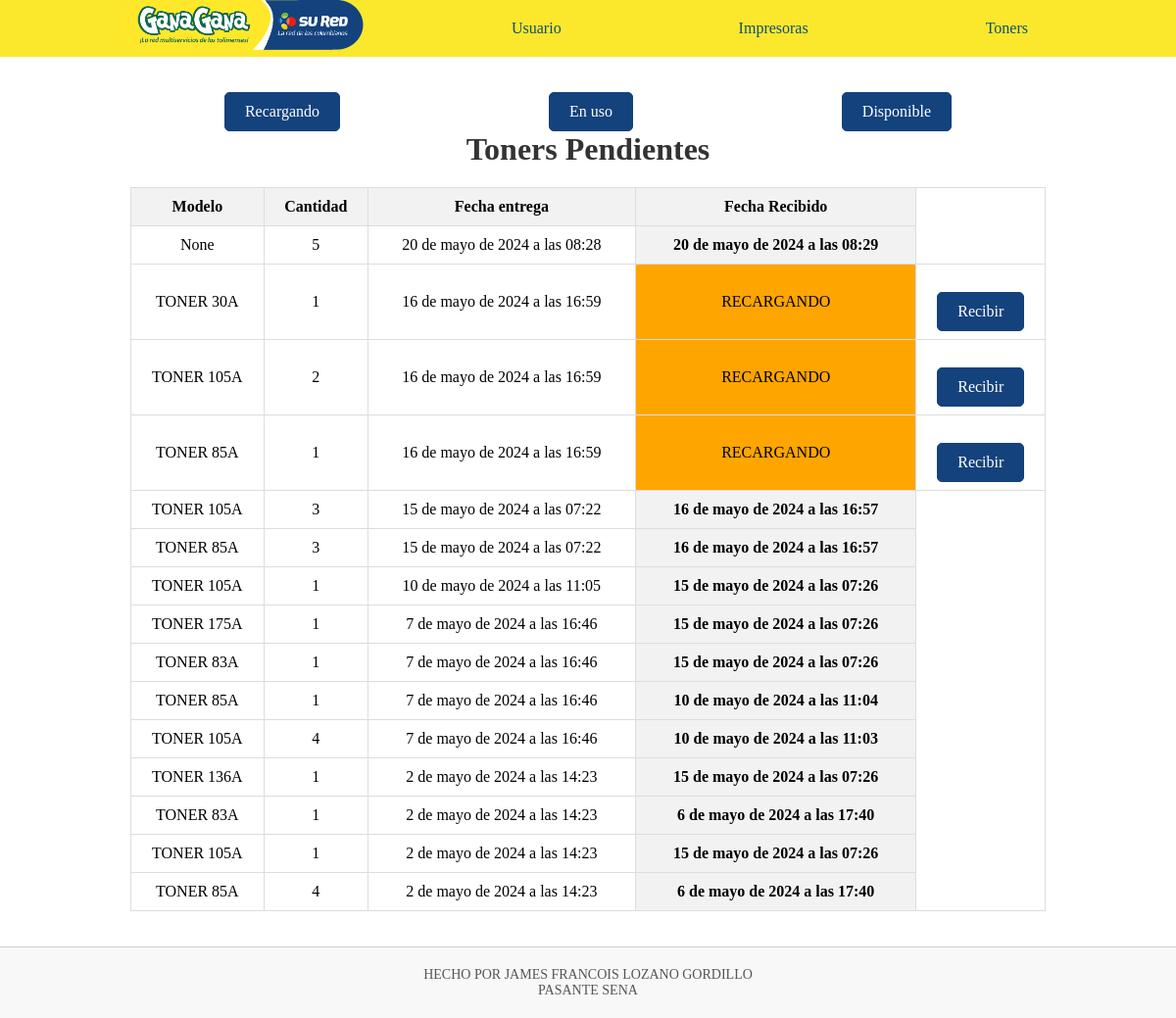
The page /Lista_T_Pendientes/ on the database as committed earlier.
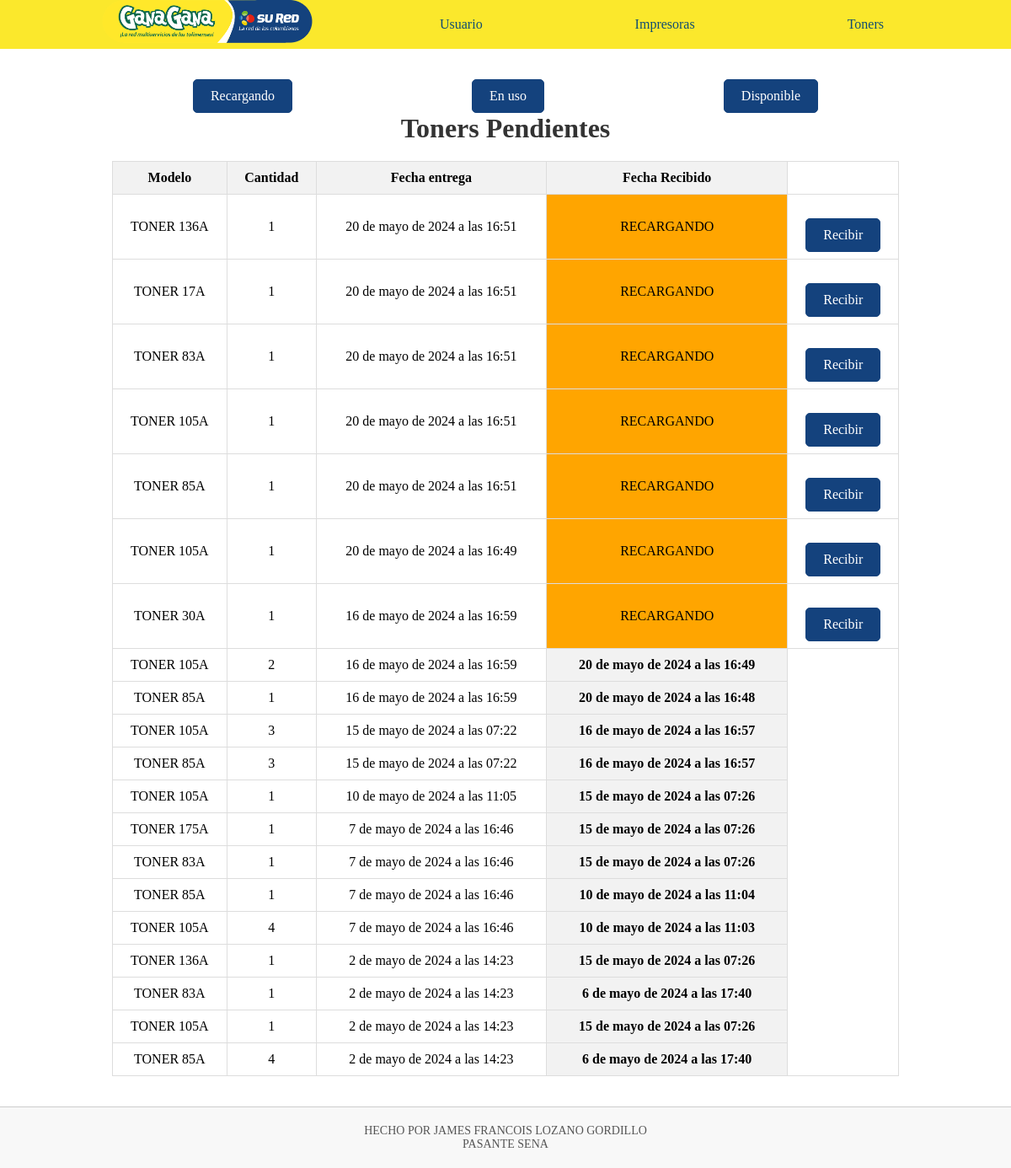
The same page on the database as committed later.
### Datos/models.py (models this page shows, shortened)
class Toner_M_Recargados(models.Model):
    ESTADO = [
        ('ENTREGADO','ENTREGADO'),
        ('RECARGANDO','RECARGANDO'),
        ]
    toner = models.ForeignKey(Tonner, on_delete=models.SET_NULL, null=True, blank=True)
    cantidad = models.PositiveIntegerField()
    estado = models.CharField(max_length=10, choices=ESTADO, default='RECARGANDO')
    fecha_entrega = models.DateTimeField(auto_now_add=True, null=False)
    fecha_recibido = models.DateTimeField(null=True)

class Tonner(models.Model):
    ESTADO_T = [
        ('Disponible', 'Disponible'),
    ]
    nombre = models.CharField(max_length=50)
    cantidad = models.PositiveBigIntegerField()
    Numero_Toner = models.CharField(max_length=20)
    Estado = models.CharField(max_length=10, choices=ESTADO_T, default='Disponible')
    imagen = models.ImageField()
    def __str__(self):
        return f"{self.nombre}"

### Datos/views.py (the view)
# urls.py: path('Lista_T_Pendientes/', views.Lista_T_Pendientes, name='Lista_T_Pendientes'),
def Lista_T_Pendientes(request):
    pendiente = Toner_M_Recargados.objects.all().order_by('-fecha_entrega')
    return render(request, 'carrito/pendientes.html', {
        'pendiente':pendiente,
    })

### Datos/templates/carrito/pendientes.html (shortened to what this page needs)
{% extends 'layouts/base.html' %}
{% block content %}
{% load static %}
{% include 'layouts/Barra_Tonners.html' %}
<!DOCTYPE html>
<html lang="es">
<head>
    <link rel="stylesheet" type="text/css" href="{% static 'CSS/ALL.css' %}">
</head>
<body>
    <h1>Toners Pendientes</h1>
    <table border="1">
        <thead>
            <tr>
                <th>Modelo</th>
                <th>Cantidad</th>
                <th>Fecha entrega</th>
                {% if toner.estado == "RECARGANDO" %}
                <th>Estado</th>
                {% else %}
                <th>Fecha Recibido</th>
                {% endif %}
            </tr>
        </thead>
        <tbody>
            {% for toner in pendiente %}
            <tr>
                <td>{{ toner.toner }}</td>
                <td>{{ toner.cantidad }}</td>
                <td>{{ toner.fecha_entrega }}</td>
                {% if toner.estado == "RECARGANDO" %}
                <td class="{% if toner.estado == 'RECARGANDO' %}naranja{% endif %}">{{ toner.estado }}</td>
                <td><a href="#" class="recibir-link btn" data-toner-id="{{ toner.id }}">Recibir</a></td>
                {% endif %}
                {% if toner.estado == "ENTREGADO" %}
                <th>{{ toner.fecha_recibido }}</th>
                {% endif %}
            </tr>
            {% endfor %}
        </tbody>
    </table>
</body>
</html>
{% endblock %}

### Datos/templates/layouts/base.html (shortened to what this page needs)
{% load static %}
<!DOCTYPE html>
<html lang="en">
<head>
</head>
<body>
    <nav class="navbar">
        <ul style="display: flex; justify-content: space-evenly;">
            <li>
                <img src="{% static 'logo.png' %}" alt="Logo" style="width: 250px;" onclick="inicio()">
            </li>
            <li
                class="{% if request.path == '/R_Persona/' %}active{% elif request.path == '/R_Area/'%} active {% endif %}">
                <a href="{% url 'R_Area' %}">Usuario </a>
            </li>
            <li
                class="">
                <a href="{% url 'Ver_Tabla' %} ">Impresoras </a>
            </li>
            <li
                class="{% if request.path == '/L_Tonner/' %}active{% elif request.path == '/V_Toners_R/'%} active {% elif request.path == '/E_Tonner/'%} active{% elif request.path == '/R_Tonner/'%} active{% endif %}">
                <a href="{% url 'L_Tonner' %}">Toners</a>
            </li>
        </ul>
    </nav>
    <div style="padding: 1rem;">
        {% block content %}
        {% endblock %}
    </div>
    {% if request.path == '/R_Area/' %}
    {% elif request.path == '/R_Persona/' %}
    {% else %}
    {% include 'layouts/footer.html' %}
    {% endif %}
</body>
</html>

### Datos/templates/layouts/Barra_Tonners.html (shortened to what this page needs)
{% load static %}
<link rel="stylesheet" type="text/css" href="{% static 'CSS/ALL.css' %}">
<div style="display: flex; justify-content: space-evenly;">
    <a href="{% url 'Toner_Recarga' %}" class="btn">Recargando</a>
    <a href="{% url 'V_Toners_R' %}" class="btn">En uso</a>
    <a href="{% url 'L_Tonner' %}" class="btn">Disponible</a>
</div>

### Datos/templates/layouts/footer.html (shortened to what this page needs)
<!DOCTYPE html>
<html lang="es">
<head>
</head>
<body>
    <footer>
        <div>
            <p>HECHO POR JAMES FRANCOIS LOZANO GORDILLO
                <br>
                PASANTE SENA
            </p>
        </div>
    </footer>
</body>
</html>

### static/CSS/ALL.css (style rules this page uses)
* { padding: 0; margin: 0; }
h1 { text-align: center; color: #333; }
table { width: 80%; border-collapse: collapse; margin: 20px auto; }
table, th, td { border: 1px solid #ddd; }
th { background-color: #f2f2f2; padding: 10px; text-align: center; }
td { padding: 8px; text-align: center; }
.btn { display: inline-block; padding: 10px 20px; margin-top: 20px; text-align: center; text-decoration: none; background-color: #14427d; color: #fff; border-radius: 5px; border: 1px solid #14427d; }

### Datos/templates/layouts/Barra_Tonners.html (style rules this page uses)
* { padding: 0; margin: 0; }
a { text-decoration: none; }

### Datos/templates/carrito/pendientes.html (style rules this page uses)
.naranja { background-color: orange; }

### Datos/templates/layouts/footer.html (style rules this page uses)
footer { background-color: #f8f8f8; padding: 20px; text-align: center; border-top: 1px solid #ccc; }
footer p { font-size: 14px; color: #555; margin: 0; }

### Datos/templates/layouts/base.html (style rules this page uses)
footer { background-color: #f8f8f8; padding: 20px; text-align: center; border-top: 1px solid #ccc; }
footer p { font-size: 14px; color: #555; margin: 0; }
* { padding: 0; margin: 0; }
.navbar { background-color: #fbe82c; }
.navbar a { float: left; display: block; color: #124d71; text-align: center; padding: 20px 30px; text-decoration: none; }
ul { list-style: none; }

Rows that differ between the two databases and show on the page:
removed Toner_M_Recargados: toner "None", cantidad "5", fecha_entrega "20 de mayo de 2024 a las 08:28", fecha_recibido "20 de mayo de 2024 a las 08:29"
added Toner_M_Recargados: toner "TONER 136A", cantidad "1", fecha_entrega "20 de mayo de 2024 a las 16:51", estado "RECARGANDO"
added Toner_M_Recargados: toner "TONER 17A", cantidad "1", fecha_entrega "20 de mayo de 2024 a las 16:51", estado "RECARGANDO"
added Toner_M_Recargados: toner "TONER 83A", cantidad "1", fecha_entrega "20 de mayo de 2024 a las 16:51", estado "RECARGANDO"
added Toner_M_Recargados: toner "TONER 105A", cantidad "1", fecha_entrega "20 de mayo de 2024 a las 16:51", estado "RECARGANDO"
added Toner_M_Recargados: toner "TONER 85A", cantidad "1", fecha_entrega "20 de mayo de 2024 a las 16:51", estado "RECARGANDO"
added Toner_M_Recargados: toner "TONER 105A", cantidad "1", fecha_entrega "20 de mayo de 2024 a las 16:49", estado "RECARGANDO"
changed Toner_M_Recargados (number 8 of 20 on the later page): fecha_recibido (not shown) → "20 de mayo de 2024 a las 16:49"; estado "RECARGANDO" → (not shown)
changed Toner_M_Recargados: fecha_recibido (not shown) → "20 de mayo de 2024 a las 16:48"; estado "RECARGANDO" → (not shown)
